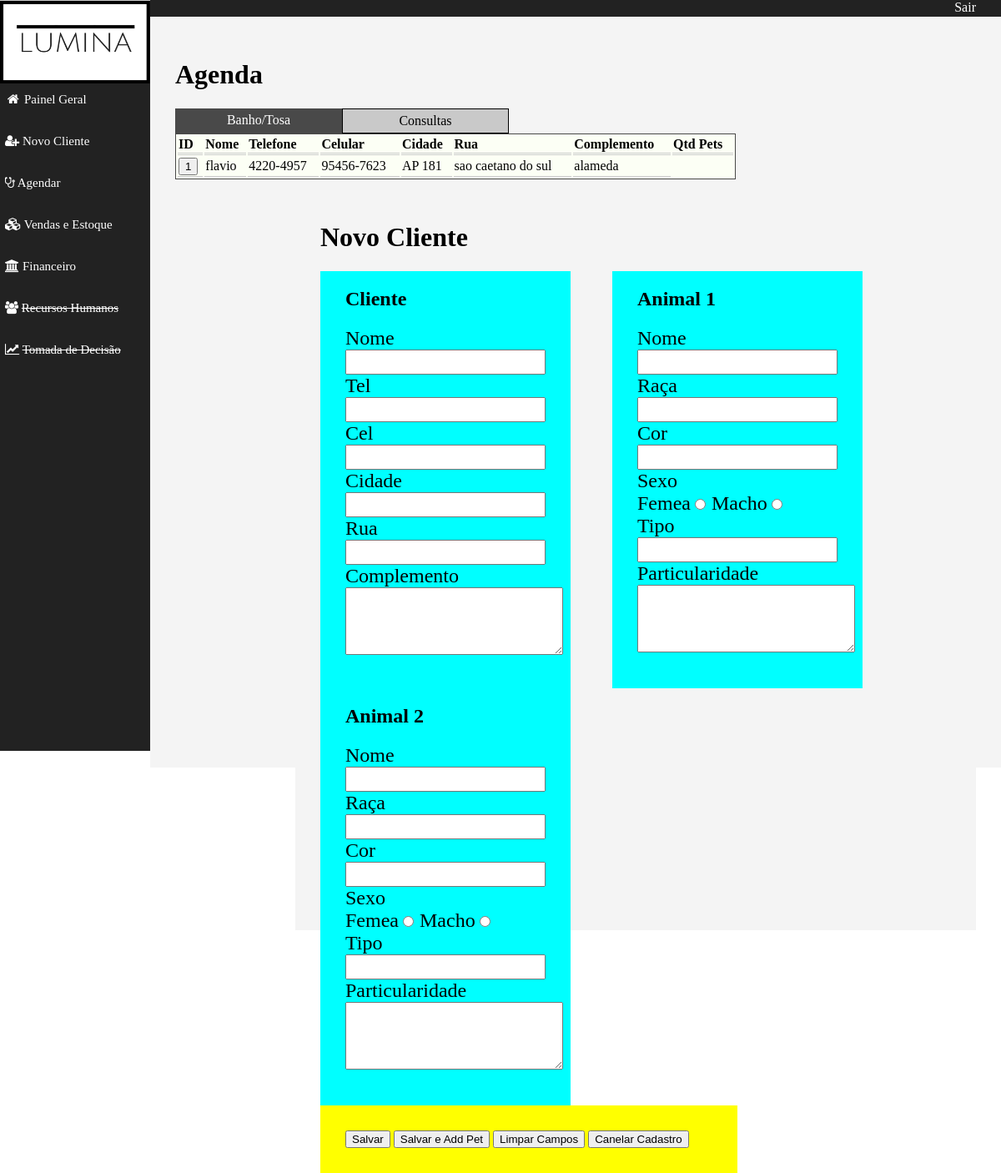
The page /Cad_Cliente.php on the database its author committed.
### tables this page shows
CREATE TABLE IF NOT EXISTS `animais` (
  `ID_petshop` int(11) NOT NULL,
  `ID_cli` int(11) NOT NULL,
  `ID_pet` int(11) NOT NULL AUTO_INCREMENT,
  `Nome_pet` varchar(255) NOT NULL,
  `Sexo_pet` varchar(30) NOT NULL,
  `Raca_pet` varchar(255) NOT NULL,
  `Cor_pet` varchar(255) NOT NULL,
  `Tipo_pet` varchar(255) NOT NULL,
  `Partic_pet` varchar(5000) NOT NULL,
  PRIMARY KEY (`ID_pet`),
  KEY `ID_petshop` (`ID_petshop`),
  KEY `ID_cli` (`ID_cli`)
);

CREATE TABLE IF NOT EXISTS `clientes` (
  `ID_petshop` int(11) NOT NULL,
  `ID_cli` int(11) NOT NULL AUTO_INCREMENT,
  `Nome_cli` varchar(255) NOT NULL,
  `Tel_cli` varchar(255) NOT NULL,
  `Cel_cli` varchar(255) NOT NULL,
  `Cidade_cli` varchar(255) NOT NULL,
  `Rua_cli` varchar(255) NOT NULL,
  `Comp_cli` varchar(255) NOT NULL,
  PRIMARY KEY (`ID_cli`),
  KEY `ID_petshop` (`ID_petshop`)
);

### MySQL.php (called while the page is built, shortened)
<?php
class MySQL {
    var $host = "localhost";
    var $user = "root";
    var $password = "";
    var $link;
    function connect() {
        $this->link = mysql_connect($this->host, $this->user, $this->password);
    }
    function executeQuery($query) {
        $this->query = $query;
        if ($this->result = mysql_query($this->query)) {
            return $this->result;
        } else {
            echo "Ocorreu um erro na execução da SQL";
            echo "Erro :" . mysql_error();
            echo "SQL: " . $query;
            die();
            disconnect();
        }
    }
    function disconnect() {
        return mysql_close($this->link);
    }
}
?>

### Cad_Cliente.php (the view, shortened to what this page needs)
<!DOCTYPE html>
<html>
    <head>
        <link rel="stylesheet" type="text/css" href="style.css" />
        <link rel="stylesheet" href="font-awesome/css/font-awesome.min.css">
    </head>
    <body>
        <?php
        include './MySQL.php';
        $mySQL = new MySQL;
        $query5= "
                Select
                    clientes.ID_cli,
                    clientes.Nome_cli,
                    clientes.Tel_cli,
                    clientes.Cel_cli,
                    clientes.Cidade_cli,
                    clientes.Rua_cli,
                    clientes.Comp_cli,
                    COUNT(clientes.ID_cli) AS QtdAnimais,
                    animais.ID_pet,
                    animais.Nome_pet,
                    animais.Sexo_pet,
                    animais.Raca_pet,
                    animais.Cor_pet,
                    animais.Tipo_pet,
                    animais.Partic_pet
                FROM clientes
                INNER JOIN animais
                ON clientes.ID_cli = animais.ID_cli;
            ";
           $rs5 = $mySQL->executeQuery($query5);
        ?>
        <?php
        include './Menu.php';
        ?>
        <div class="cont-centro">
                <h1>Agenda</h1>
                <div class="TabControl">
                    <div id="header">
                        <ul class="abas">
                            <li>
                                <div class="aba">
                                    <span>Banho/Tosa<span>
                                </div>
                            </li>
                            <li>
                                <div class="aba">
                                    <span>Consultas</span>
                                </div>
                            </li>
                        </ul>
                    </div>
                    <div id="content">
                        <div class="conteudo"  style="overflow: auto; max-height:300px;">
                            <table style="width:100%">
                                <tr>
                                    <th> ID </th>
                                    <th>Nome</th>
                                    <th>Telefone</th>
                                    <th>Celular</th>
                                    <th>Cidade</th>
                                    <th>Rua</th>
                                    <th>Complemento</th>
                                    <th>Qtd Pets</th>
                                </tr>
                                                        <?php
                                                          while ($row = mysql_fetch_array($rs5, MYSQL_NUM)) {
                                                          $i=0;
                                                          echo '<form method="GET" name="tabela'.$i.'">';
                                                          echo '<tr>';
                                                          echo '<td><input id="submitlink" type="submit" value="'.$row[0].'"></td>';
                                                          echo '<td>' . $row[1] . '</td>';
                                                          echo '<td>' . $row[2] . '</td> ';
                                                          echo '<td>' . $row[3] . '</td>';
                                                          echo '<td>' . $row[6] . '</td>';
                                                          echo '<td>' . $row[4] . '</td>';
                                                          echo '<td>' . $row[5] . '</td>';
                                                          echo '</tr>';
                                                          echo '</form>';
                                                          }
                                                        ?>
                            </table>
                        </div>
                    </div>
                </div>
            <div class="cont-centro" >
                <h1>Novo Cliente</h1>
                <form method="GET" name="cadCli">
                    <div id="form_cli" class="form_cli">
                        <h2>Cliente</h2>
                        <label>Nome</label><input name="nome_cli"type="text" class="txt_form"><br>
                        <label>Tel</label><input name="tel_cli"type="text" class="txt_form"><br>
                        <label>Cel</label><input name="cel_cli"type="text" class="txt_form"> <br>
                        <label>Cidade</label><input name="cidade_cli"type="text" class="txt_form"><br>
                        <label>Rua</label><input name="rua_cli"type="text" class="txt_form"><br>
                        <label>Complemento</label><textarea name="comp_cli"cols="30" rows="5"></textarea> <br>
                    </div>
                    <div id="form_ani1" class="form_cli">
                        <h2>Animal 1</h2>
                        <label>Nome</label><input name = "nomeAni1" type="text" class="txt_form"><br>
                        <label>Raça</label><input name = "racaAni1" type="text" class="txt_form"><br>
                        <label>Cor</label><input name = "corAni1" type="text" class="txt_form"><br>
                        <label>Sexo</label><br>
                        <label>Femea</label><input type="radio" name = "sexoAni1" value="Femea">
                        <label>Macho</label><input type="radio" name = "sexoAni1" value="Macho"><br>
                        <label>Tipo</label><input type="text" class="txt_form" name = " tipoAni1"><br>
                        <label>Particularidade</label><textarea cols="30" rows="5" name="partAni1"></textarea> <br>
                    </div>
                    <div id="form_ani2" class="form_cli">
                        <h2>Animal 2</h2>
                         <label>Nome</label><input name = "nomeAni2" type="text" class="txt_form"><br>
                        <label>Raça</label><input name = "racaAni2" type="text" class="txt_form"><br>
                        <label>Cor</label><input name = "corAni2" type="text" class="txt_form"><br>
                        <label>Sexo</label><br>
                        <label>Femea</label><input type="radio" name = "sexoAni2" value="Femea">
                        <label>Macho</label><input type="radio" name = "sexoAni2"value="Macho"><br>
                        <label>Tipo</label><input type="text" class="txt_form" name = " tipoAni2"><br>
                        <label>Particularidade</label><textarea cols="30" rows="5" name = "partAni2"></textarea> <br>
                    </div>
                    <div id="btnsFormcad">
                        <button type="submit" value="ok" name="btnsalva">Salvar</button>
                        <button type="submit" value="add" name="salvaAdd">Salvar e Add Pet</button>
                        <button>Limpar Campos</button>
                        <button>Canelar Cadastro</button>
                    </div>
                </form>
            </div>
    </BODY>

### style.css (style rules this page uses)
body { margin: 0 auto; padding: 0px; border:0px; }
.cont-centro { height:900px; width:85%; background: #F4F4F4; float:right; padding: 30px; }
.TabControl { width:70%; overflow:hidden; height:auto; float:left; }
.TabControl #header { width:100%; overflow:hidden; cursor:pointer; }
.TabControl #content { width:100%; overflow:hidden; height:100%; }
.TabControl .abas { display:inline; }
.TabControl .abas li { float:left }
.aba { width:200px; height:30px; text-align:center; padding-top:5px; background:#c9c9c9; border:1px solid #000; }
.ativa span, .selected span { color:#fff }
.TabControl #content { background:#e5e5e5; }
.TabControl .conteudo { width:100%; background:#fcfff5; display:none; height:100%; color:#fff; border:1px solid #494949; }
.selected { width:200px; height:30px; text-align:center; padding-top:5px; background:#494949; border:0px; }
* { box-sizing:border-box; }
ul { list-style-type: none; }
.form_cli { background: #0ff; height:500px; width:300px; float: left; margin-right:50px; padding:0px 30px 30px 30px; }
#btnsFormcad { background: #ff0; height:auto; width:500px; clear:both; padding: 30px; }
.txt_form { width: 100%; height:30px; font-size: 16px; }
label { font-size: 24px; }
ul { padding: 0px; margin: 5px; }
table { color:#000; }
th { text-align: left; border-bottom:3px double #ccc; }
td { border-bottom:1px solid #ccc; }

### rows shown on the page
animais: ID_cli.ID_cli "1", ID_cli.Nome_cli "flavio", ID_cli.Tel_cli "4220-4957", ID_cli.Cel_cli "95456-7623", ID_cli.Comp_cli "AP 181", ID_cli.Cidade_cli "sao caetano do sul", ID_cli.Rua_cli "alameda"
